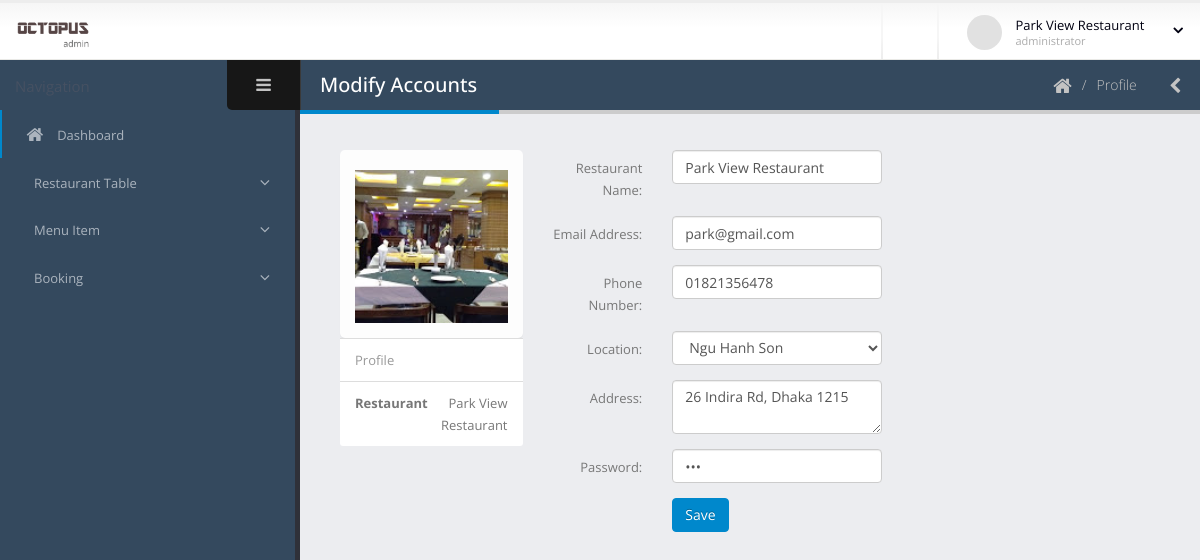
The app's page /dashboard/profile.php (signed in) with its own data.
### tables this page shows
CREATE TABLE `restaurant_info` (
  `id` int(11) NOT NULL,
  `restaurent_name` varchar(255) DEFAULT NULL,
  `email` varchar(255) DEFAULT NULL,
  `phone` varchar(20) DEFAULT NULL,
  `address` varchar(200) DEFAULT NULL,
  `location` int(11) NOT NULL,
  `logo` varchar(500) DEFAULT NULL,
  `password` varchar(200) DEFAULT NULL,
  `bkashnumber` varchar(20) DEFAULT NULL,
  `approve_status` int(11) NOT NULL DEFAULT 0 COMMENT '0-not approve,1-approve ',
  `role` int(20) DEFAULT NULL COMMENT '1 = restaurant, 2 = customer '
);

### dashboard/profile.php (the view, shortened to what this page needs)
<?php include 'template/header.php';
?>
  <body>
      <?php include 'template/top-bar.php'; ?>
      <div class="inner-wrapper">
        <?php include 'template/left-bar.php'; ?>
        <section role="main" class="content-body">
          <header class="page-header">
            <h2>Modify Accounts</h2>
            <div class="right-wrapper pull-right">
              <ol class="breadcrumbs">
                <li>
                  <a href="index.php">
                    <i class="fa fa-home"></i>
                  </a>
                </li>
                <li><span>Profile</span></li>
              </ol>
              <a class="sidebar-right-toggle" data-open="sidebar-right"><i class="fa fa-chevron-left"></i></a>
            </div>
          </header>
          <section>
                <?php
                $con = connect();
                $res_id = $_SESSION['id'];
                $sql = "SELECT * FROM `restaurant_info` where id = '$res_id';";
                $result = $con->query($sql);
                $row =  mysqli_fetch_assoc($result);
                 ?>
  <div class="contanier">
    <div class="row">
        <div class="col-lg-3">
           <div class="panel panel-default">
            <div class="panel-body">
              <div  id="image-container " class="stretch">
                <img title="profile image"  data-target="#logomodal"  data-toggle="modal"      src="<?php echo 'user-image/'.$row['logo']; ?>"  >
              </div>
             </div>
          <ul class="list-group">
            <li class="list-group-item text-muted">Profile</li>
            <li class="list-group-item text-right"><span class="pull-left"><strong>Restaurant</strong></span>
             <?php echo $row['restaurent_name']; ?>
             </li>
          </ul>
          </div>
        </div>
        <div class="col-lg-9">
    <form class="form-horizontal" method="POST" action="profile.php">
      <div class="row">
              <div class="form-group">
                <div class="col-md-7">
                <label class="col-md-4 control-label" for=
                  "Fname">Restaurant Name:</label>
                  <div class="col-md-8">
                   <input type="text" name="fullname" class="form-control" required="" placeholder="Restaurant Name" value="<?php echo $row['restaurent_name'];?>">
                  </div>
                </div>
              </div>
              <div class="form-group">
                <div class="col-md-7">
                <label class="col-md-4 control-label" for=
                  "Lname">Email Address:</label>
                  <div class="col-md-8">
                     <input type="email" name="email" class="form-control" required="" placeholder="Restaurant Email" value="<?php echo $row['email'];?>">
                  </div>
                </div>
              </div>
              <div class="form-group">
                <div class="col-md-7">
                <label class="col-md-4 control-label" for=
                  "Mname">Phone Number:</label>
                  <div class="col-md-8">
                     <input type="text" name="phone" class="form-control" required="" placeholder="Restaurant Phone" value="<?php echo $row['phone'];?>">
                  </div>
                </div>
              </div>
              <div class="form-group">
                <div class="col-md-7">
                  <label class="col-md-4 control-label" for=
                  "CustomerAddress">Location:</label>
                  <div class="col-md-8">
                     <select class="form-control " name="area" required="">
                            <?php
                              $sql = "SELECT * FROM `locations`;";
                              $result = $con->query($sql);
                              foreach ($result as $r) {
                                if ($row['location']==$r['id']) {
                                   echo  '<option SELECTED value="'.$r['id'].'">'.$r['location_name'].'</option>';
                                }else{
                                     echo  '<option value="'.$r['id'].'">'.$r['location_name'].'</option>';
                                }
                          } ?>
                         </select>
                  </div>
                </div>
              </div>
              <div class="form-group">
                <div class="col-md-7">
                  <label class="col-md-4 control-label" for=
                  "Gender">Address:</label>
                  <div class="col-md-8">
                     <textarea name="address" id="" cols="30" rows="2" class="form-control" placeholder="Restaurant Address"><?php echo $row['address'];?></textarea>
                  </div>
                </div>
              </div>
               <div class="form-group">
                <div class="col-md-7">
                  <label class="col-md-4 control-label" for=
                  "CustomerContact">Password:</label>
                  <div class="col-md-8">
                     <input type="password" name="password" class="form-control" required="" placeholder="Password" value="<?php echo $row['password'];?>">
                  </div>
                </div>
              </div>
             <div class="form-group">
                <div class="col-md-7">
                  <label class="col-md-4 control-label" for=
                  "CustomerContact"></label>
                  <div class="col-md-8">
                         <input type="submit" value="Save" name="save" class="btn btn-primary py-3 px-5">
                  </div>
                </div>
              </div>
          </div>
           </form>
        </div>
    </div>
  </div>
          </section>
        </section>
      </div>
  </body>
</html>

### dashboard/assets/stylesheets/skins/default.css (style rules this page uses)
a, .btn-link { color: #0088cc; }
body .btn-primary { color: #ffffff; text-shadow: 0 -1px 0 rgba(0, 0, 0, 0.25); background-color: #0088cc; border-color: #0088cc; }
.page-header h2 { border-bottom-color: #0088cc; }

### dashboard/profile.php (style rules this page uses)
.stretch { margin-top: 5px; }
.stretch img { width: 100%; cursor: pointer; }

### records on screen
restaurant_info: logo (picture), restaurent_name "Park View Restaurant", fullname "Park View Restaurant", email "park@gmail.com", phone "01821356478", address "26 Indira Rd, Dhaka 1215"

### other values on screen
$_SESSION['name'] "Park View Restaurant"
form field area "Ngu Hanh Son"
